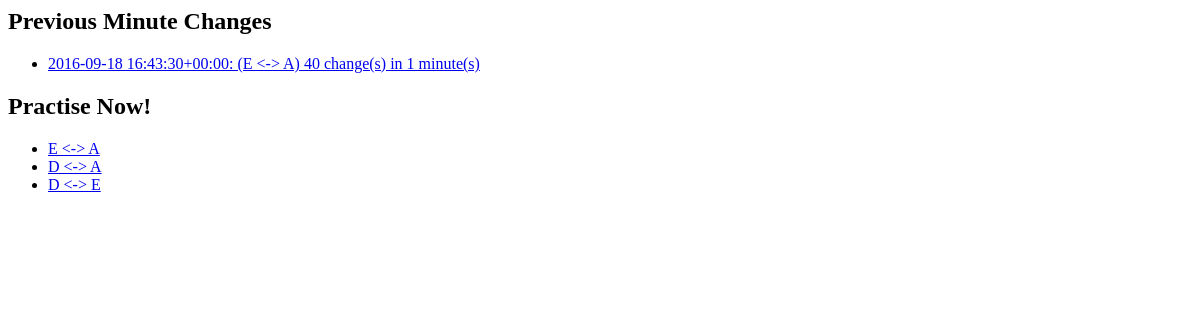
Page /minute_changes/ on the earlier database version.
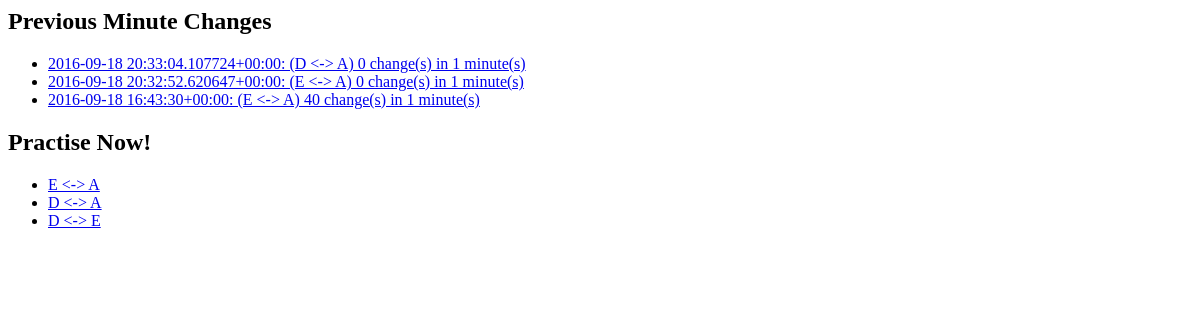
Same page on the later database version.
### minute_changes/models.py (models this page shows)
class MinuteChanges(models.Model):
    duration = models.IntegerField(default=1)
    date = models.DateTimeField('Practice Time')
    chord_pair = models.ForeignKey(ChordPair, on_delete=models.PROTECT)
    changes = models.IntegerField(default=0)
    def __str__(self):
        return "{}: ({}) {} change(s) in {} minute(s)".format(
                str(self.date),
                self.chord_pair,
                self.changes,
                self.duration)

class ChordPair(models.Model):
    chord1 = models.ForeignKey(Chord, related_name='chord1', on_delete=models.PROTECT)
    chord2 = models.ForeignKey(Chord, related_name='chord2', on_delete=models.PROTECT)
    def __str__(self):
        return "{} <-> {}".format(self.chord1, self.chord2)

class Chord(models.Model):
    name = models.CharField(max_length=200)
    def __str__(self):
        return self.name

### minute_changes/views.py (the view)
def index(req):
    recent_minute_changes = MinuteChanges.objects.order_by('-date')[:5]
    context = {
        'recent_minute_changes': recent_minute_changes,
        'chord_pairs': ChordPair.objects.all()
    }
    return render(req, 'minute_changes/index.html', context)

### minute_changes/templates/minute_changes/index.html (shortened to what this page needs)
<h2>Previous Minute Changes</h2>
{% if recent_minute_changes %}
  <ul>
    {% for change in recent_minute_changes %}
      <li><a href="{% url 'minute_changes:detail' change.id %}">{{ change }}</a></li>
    {% endfor %}
  </ul>
{% else %}
  <p>No minute changes performed.</p>
{% endif %}
<h2>Practise Now!</h2>
{% if chord_pairs %}
  <ul>
    {% for pair in chord_pairs %}
      <li><a href="{% url 'minute_changes:practise' pair.id %}">{{ pair }}</a></li>
    {% endfor %}
  </ul>
{% else %}
  <p>Not enough chords have been defined! Please add at least two</p>
{% endif %}

Differences in the rows shown:
added MinuteChanges: date+chord_pair+changes "2016-09-18 20:33:04.107724+00:00: (D <-> A) 0 change(s) in 1 minute(s)"
added MinuteChanges: date+chord_pair+changes "2016-09-18 20:32:52.620647+00:00: (E <-> A) 0 change(s) in 1 minute(s)"
